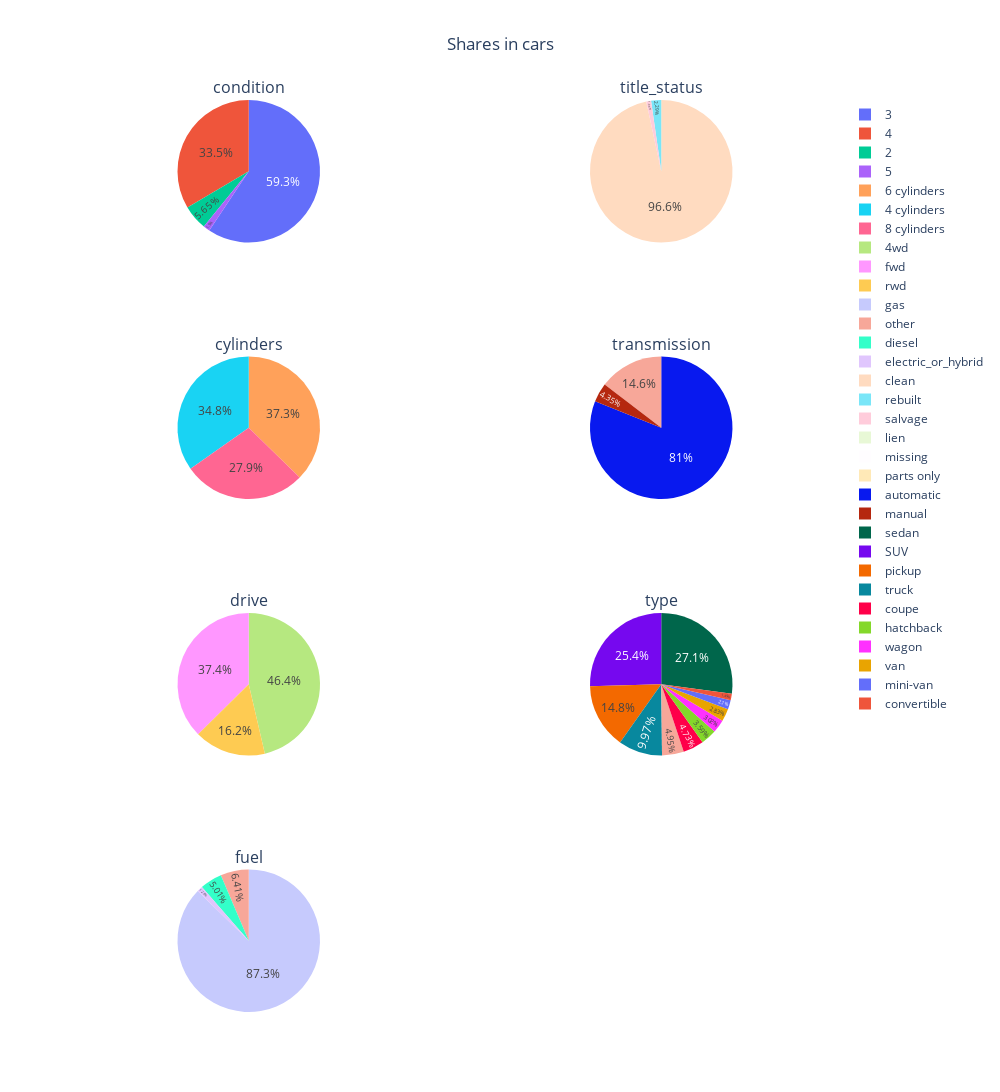

The cell this chart's notebook holds for it:
### Code cell
plot_types(df_clean)

### Figure 1 — Plotly figure (JSON) as saved in the notebook; plotly's stock layout.template omitted (floating-point values rounded to 4 significant figures)
{"data": [{"domain": {"x": [0, 0.45], "y": [0.8438, 1]}, "labels": [5, 2, 4, 3], "textposition": "inside", "type": "pie", "values": [3310, 12475, 74048, 131154]}, {"domain": {"x": [0, 0.45], "y": [0.5625, 0.7188]}, "labels": ["8 cylinders", "4 cylinders", "6 cylinders"], "textposition": "inside", "type": "pie", "values": [61658, 76850, 82479]}, {"domain": {"x": [0, 0.45], "y": [0.2812, 0.4375]}, "labels": ["rwd", "fwd", "4wd"], "textposition": "inside", "type": "pie", "values": [35846, 82680, 102461]}, {"domain": {"x": [0, 0.45], "y": [0, 0.1562]}, "labels": ["electric_or_hybrid", "diesel", "other", "gas"], "textposition": "inside", "type": "pie", "values": [2829, 11080, 14163, 192915]}, {"domain": {"x": [0.55, 1], "y": [0.8438, 1]}, "labels": ["lien", "missing", "parts only", "salvage", "rebuilt", "clean"], "textposition": "inside", "type": "pie", "values": [0, 0, 0, 2400, 5065, 213522]}, {"domain": {"x": [0.55, 1], "y": [0.5625, 0.7188]}, "labels": ["manual", "other", "automatic"], "textposition": "inside", "type": "pie", "values": [9608, 32290, 179089]}, {"domain": {"x": [0.55, 1], "y": [0.2812, 0.4375]}, "labels": ["convertible", "mini-van", "van", "wagon", "hatchback", "coupe", "other", "truck", "pickup", "SUV", "sedan"], "textposition": "inside", "type": "pie", "values": [3298, 4634, 6255, 6675, 7937, 10449, 10933, 22042, 32630, 56200, 59934]}], "layout": {"annotations": [{"font": {"size": 16}, "showarrow": false, "text": "condition", "x": 0.225, "xanchor": "center", "xref": "paper", "y": 1, "yanchor": "bottom", "yref": "paper"}, {"font": {"size": 16}, "showarrow": false, "text": "title_status", "x": 0.775, "xanchor": "center", "xref": "paper", "y": 1, "yanchor": "bottom", "yref": "paper"}, {"font": {"size": 16}, "showarrow": false, "text": "cylinders", "x": 0.225, "xanchor": "center", "xref": "paper", "y": 0.7188, "yanchor": "bottom", "yref": "paper"}, {"font": {"size": 16}, "showarrow": false, "text": "transmission", "x": 0.775, "xanchor": "center", "xref": "paper", "y": 0.7188, "yanchor": "bottom", "yref": "paper"}, {"font": {"size": 16}, "showarrow": false, "text": "drive", "x": 0.225, "xanchor": "center", "xref": "paper", "y": 0.4375, "yanchor": "bottom", "yref": "paper"}, {"font": {"size": 16}, "showarrow": false, "text": "type", "x": 0.775, "xanchor": "center", "xref": "paper", "y": 0.4375, "yanchor": "bottom", "yref": "paper"}, {"font": {"size": 16}, "showarrow": false, "text": "fuel", "x": 0.225, "xanchor": "center", "xref": "paper", "y": 0.1562, "yanchor": "bottom", "yref": "paper"}], "height": 1500, "title": {"text": "Shares in cars", "x": 0.5}, "width": 1000}}
